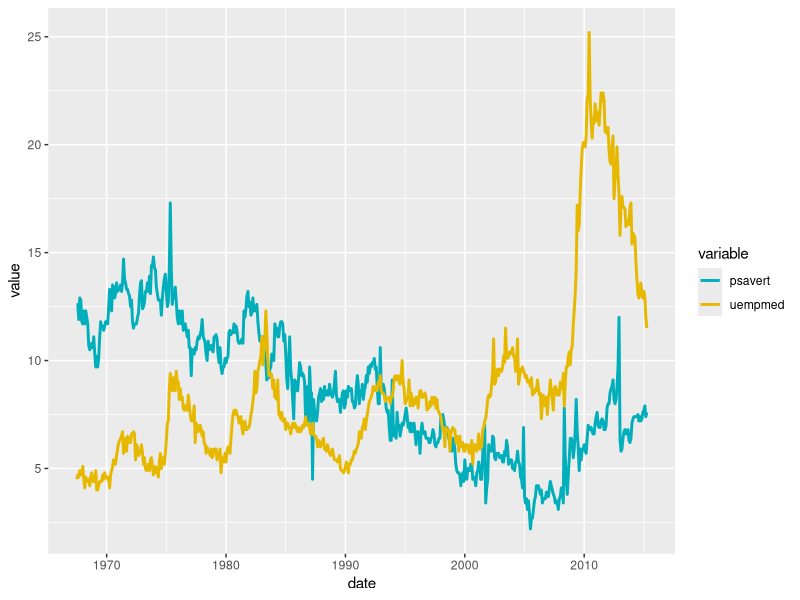
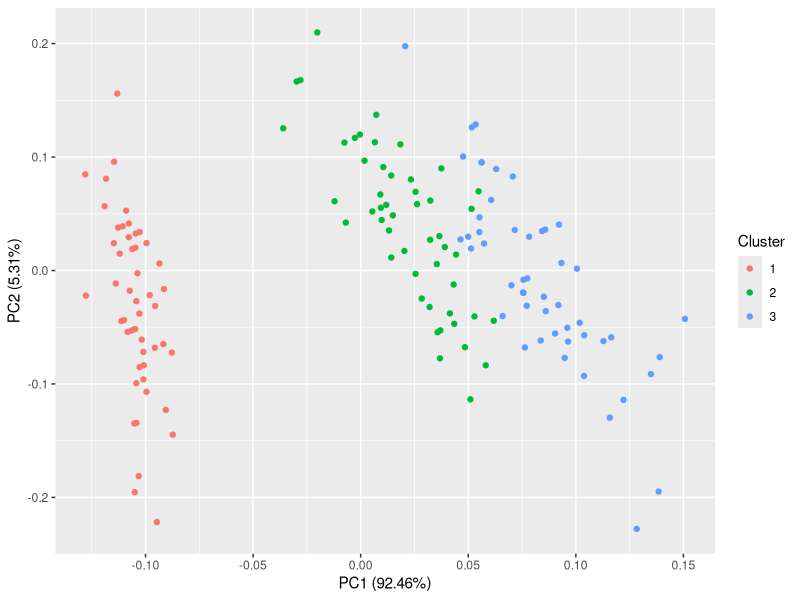

Generate these figures, in order, with R:
library(ggplot2)
library(tidyr)
library(dplyr)
df <- economics %>%
  select(date, psavert, uempmed) %>%
  gather(key = "variable", value = "value", -date)

ggplot(df, aes(x = date, y = value)) + 
  geom_line(aes(color = variable), size = 1) +
  scale_color_manual(values = c("#00AFBB", "#E7B800"))


#https://cran.rstudio.com/web/packages/ggfortify/vignettes/plot_pca.html
library(ggfortify)
df <- iris[c(1, 2, 3, 4)]

iris2 <- iris
iris2$Species <-
ifelse(iris2$Species == "setosa","1",ifelse(iris2$Species == "versicolor","2","3"))
colnames(iris2)[5] <- "Cluster"
autoplot(prcomp(df), data = iris2, colour = 'Cluster')
